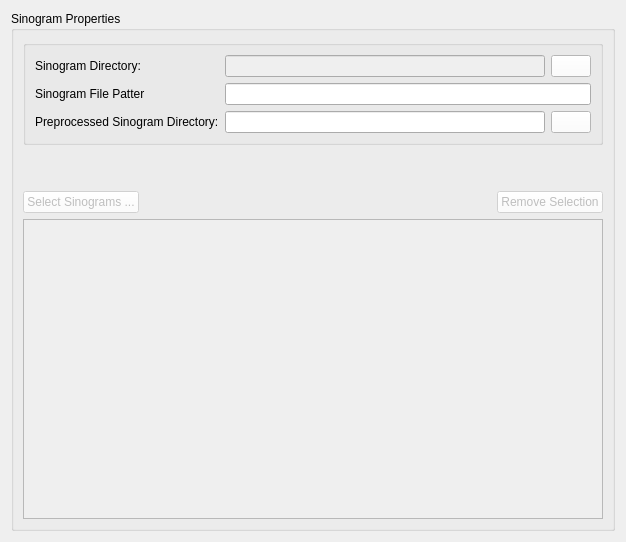
                 <widget class="QWidget" name="tab_FullAngle">
                  <attribute name="icon">
                   <iconset>
                    <normaloff>Images/FullAngleR.png</normaloff>Images/FullAngleR.png</iconset>
                  </attribute>
                  <attribute name="title">
                   <string>Properties</string>
                  </attribute>
                  <layout class="QGridLayout" name="gridLayout_19">
                   <item row="0" column="0">
                    <widget class="QGroupBox" name="GrBox_FullAngleSinograms">
                     <property name="sizePolicy">
                      <sizepolicy hsizetype="Preferred" vsizetype="Preferred">
                       <horstretch>0</horstretch>
                       <verstretch>0</verstretch>
                      </sizepolicy>
                     </property>
                     <property name="title">
                      <string>Sinogram Properties</string>
                     </property>
                     <layout class="QVBoxLayout" name="verticalLayout_5">
                      <item>
                       <widget class="QGroupBox" name="groupBox_3">
                        <layout class="QGridLayout" name="gridLayout_2">
                         <item row="0" column="0">
                          <widget class="QLabel" name="label_SinogramDirectory">
                           <property name="sizePolicy">
                            <sizepolicy hsizetype="Preferred" vsizetype="Preferred">
                             <horstretch>0</horstretch>
                             <verstretch>0</verstretch>
                            </sizepolicy>
                           </property>
                           <property name="text">
                            <string>Sinogram Directory:</string>
                           </property>
                          </widget>
                         </item>
                         <item row="0" column="1">
                          <layout class="QHBoxLayout" name="horizontalLayout_8">
                           <property name="sizeConstraint">
                            <enum>QLayout::SetDefaultConstraint</enum>
                           </property>
                           <item>
                            <widget class="QLineEdit" name="LEd_SinogramDirectory">
                             <property name="enabled">
                              <bool>false</bool>
                             </property>
                             <property name="sizePolicy">
                              <sizepolicy hsizetype="Expanding" vsizetype="Fixed">
                               <horstretch>1</horstretch>
                               <verstretch>0</verstretch>
                              </sizepolicy>
                             </property>
                             <property name="minimumSize">
                              <size>
                               <width>260</width>
                               <height>0</height>
                              </size>
                             </property>
                             <property name="alignment">
                              <set>Qt::AlignRight|Qt::AlignTrailing|Qt::AlignVCenter</set>
                             </property>
                             <property name="placeholderText">
                              <string/>
                             </property>
                            </widget>
                           </item>
                           <item>
                            <widget class="QPushButton" name="Btn_SelectSinogramDirectory">
                             <property name="styleSheet">
                              <string notr="true">background: white;</string>
                             </property>
                             <property name="text">
                              <string/>
                             </property>
                             <property name="icon">
                              <iconset>
                               <normaloff>Images/diropen-32.png</normaloff>Images/diropen-32.png</iconset>
                             </property>
                            </widget>
                           </item>
                          </layout>
                         </item>
                         <item row="1" column="0">
                          <widget class="QLabel" name="label_SinoNamePattern">
                           <property name="sizePolicy">
                            <sizepolicy hsizetype="Preferred" vsizetype="Preferred">
                             <horstretch>0</horstretch>
                             <verstretch>0</verstretch>
                            </sizepolicy>
                           </property>
                           <property name="minimumSize">
                            <size>
                             <width>110</width>
                             <height>0</height>
                            </size>
                           </property>
                           <property name="maximumSize">
                            <size>
                             <width>100</width>
                             <height>16777215</height>
                            </size>
                           </property>
                           <property name="text">
                            <string>Sinogram File Pattern:</string>
                           </property>
                          </widget>
                         </item>
                         <item row="1" column="1">
                          <widget class="QLineEdit" name="LEd_SinoNamePattern">
                           <property name="enabled">
                            <bool>true</bool>
                           </property>
                           <property name="sizePolicy">
                            <sizepolicy hsizetype="Expanding" vsizetype="Fixed">
                             <horstretch>0</horstretch>
                             <verstretch>0</verstretch>
                            </sizepolicy>
                           </property>
                           <property name="minimumSize">
                            <size>
                             <width>280</width>
                             <height>0</height>
                            </size>
                           </property>
                           <property name="styleSheet">
                            <string notr="true"/>
                           </property>
                           <property name="alignment">
                            <set>Qt::AlignRight|Qt::AlignTrailing|Qt::AlignVCenter</set>
                           </property>
                          </widget>
                         </item>
                         <item row="2" column="0">
                          <widget class="QLabel" name="label_PreprocSinoDir">
                           <property name="text">
                            <string>Preprocessed Sinogram Directory:</string>
                           </property>
                          </widget>
                         </item>
                         <item row="2" column="1">
                          <layout class="QHBoxLayout" name="horizontalLayout_20">
                           <item>
                            <widget class="QLineEdit" name="LEd_PreprocSinoDirectory">
                             <property name="sizePolicy">
                              <sizepolicy hsizetype="Expanding" vsizetype="Fixed">
                               <horstretch>0</horstretch>
                               <verstretch>0</verstretch>
                              </sizepolicy>
                             </property>
                             <property name="minimumSize">
                              <size>
                               <width>320</width>
                               <height>0</height>
                              </size>
                             </property>
                             <property name="alignment">
                              <set>Qt::AlignRight|Qt::AlignTrailing|Qt::AlignVCenter</set>
                             </property>
                            </widget>
                           </item>
                           <item>
                            <widget class="QPushButton" name="Btn_SelectPreprocSinoDir">
                             <property name="styleSheet">
                              <string notr="true">background: white;</string>
                             </property>
                             <property name="text">
                              <string/>
                             </property>
                             <property name="icon">
                              <iconset>
                               <normaloff>Images/diropen-32.png</normaloff>Images/diropen-32.png</iconset>
                             </property>
                            </widget>
                           </item>
                          </layout>
                         </item>
                        </layout>
                       </widget>
                      </item>
                      <item>
                       <spacer name="verticalSpacer_12">
                        <property name="orientation">
                         <enum>Qt::Vertical</enum>
                        </property>
                        <property name="sizeHint" stdset="0">
                         <size>
                          <width>20</width>
                          <height>40</height>
                         </size>
                        </property>
                       </spacer>
                      </item>
                      <item>
                       <layout class="QVBoxLayout" name="verticalLayout_4">
                        <item>
                         <layout class="QHBoxLayout" name="horizontalLayout_9">
                          <item>
                           <widget class="QPushButton" name="Btn_SelectSinograms">
                            <property name="enabled">
                             <bool>false</bool>
                            </property>
                            <property name="styleSheet">
                             <string notr="true">background: white</string>
                            </property>
                            <property name="text">
                             <string>Select Sinograms ...</string>
                            </property>
                            <property name="icon">
                             <iconset>
                              <normaloff>Images/fileopen2.png</normaloff>Images/fileopen2.png</iconset>
                            </property>
                            <property name="iconSize">
                             <size>
                              <width>32</width>
                              <height>32</height>
                             </size>
                            </property>
                            <property name="autoRepeat">
                             <bool>false</bool>
                            </property>
                           </widget>
                          </item>
                          <item>
                           <spacer name="horizontalSpacer_6">
                            <property name="orientation">
                             <enum>Qt::Horizontal</enum>
                            </property>
                            <property name="sizeHint" stdset="0">
                             <size>
                              <width>40</width>
                              <height>20</height>
                             </size>
                            </property>
                           </spacer>
                          </item>
                          <item>
                           <widget class="QPushButton" name="Btn_RemoveSelection">
                            <property name="enabled">
                             <bool>false</bool>
                            </property>
                            <property name="styleSheet">
                             <string notr="true">background: white</string>
                            </property>
                            <property name="text">
                             <string>Remove Selection</string>
                            </property>
                            <property name="icon">
                             <iconset>
                              <normaloff>Images/modelview-begin-remove-rows.png</normaloff>Images/modelview-begin-remove-rows.png</iconset>
                            </property>
                            <property name="iconSize">
                             <size>
                              <width>32</width>
                              <height>32</height>
                             </size>
                            </property>
                           </widget>
                          </item>
                         </layout>
                        </item>
                        <item>
                         <widget class="QListWidget" name="ListWidget_SinogramList">
                          <property name="enabled">
                           <bool>false</bool>
                          </property>
                          <property name="sizePolicy">
                           <sizepolicy hsizetype="Preferred" vsizetype="Preferred">
                            <horstretch>0</horstretch>
                            <verstretch>0</verstretch>
                           </sizepolicy>
                          </property>
                          <property name="minimumSize">
                           <size>
                            <width>400</width>
                            <height>300</height>
                           </size>
                          </property>
                          <property name="acceptDrops">
                           <bool>true</bool>
                          </property>
                          <property name="layoutDirection">
                           <enum>Qt::LeftToRight</enum>
                          </property>
                          <property name="editTriggers">
                           <set>QAbstractItemView::NoEditTriggers</set>
                          </property>
                          <property name="dragDropMode">
                           <enum>QAbstractItemView::DropOnly</enum>
                          </property>
                          <property name="alternatingRowColors">
                           <bool>true</bool>
                          </property>
                          <property name="selectionMode">
                           <enum>QAbstractItemView::ExtendedSelection</enum>
                          </property>
                          <property name="textElideMode">
                           <enum>Qt::ElideLeft</enum>
                          </property>
                          <property name="selectionRectVisible">
                           <bool>true</bool>
                          </property>
                          <property name="sortingEnabled">
                           <bool>true</bool>
                          </property>
                         </widget>
                        </item>
                       </layout>
                      </item>
                     </layout>
                    </widget>
                   </item>
                  </layout>
                 </widget>
